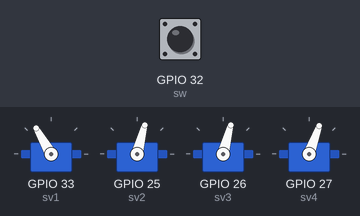
A sketch run on a simulated ESP32. Shown: 4 × servo. Inputs (shaded band) come from the test bench; at power-on: GPIO 32 (sw) LOW. Servo pulses on a pin are drawn as a servo (544–2400 µs = 0–180°).

Above: at 1.2 s.
1.3 s: GPIO 32 (sw) pulled HIGH for 0.15 s
At 1.7 s:
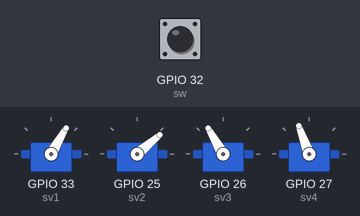
3.3 s: GPIO 32 (sw) pulled HIGH for 1 s
At 3.7 s:
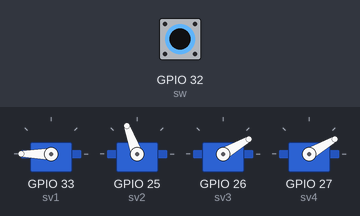
5.8 s: GPIO 32 (sw) pulled HIGH for 3.2 s
At 9.7 s:
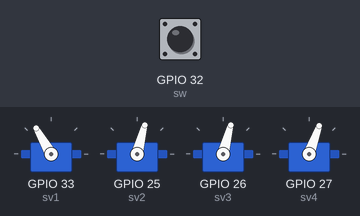
Timing chart, 0 to 11.2 s (numbered marks = the images above; inputs shaded):
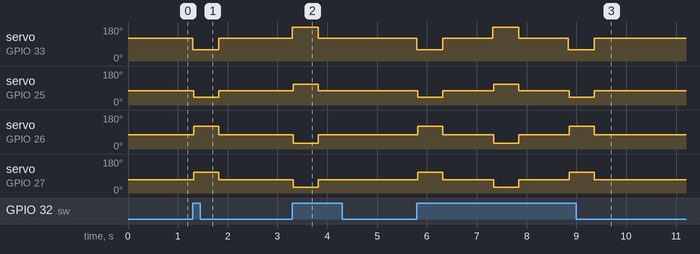

The sketch:

kachisys.ino
```cpp
/* サーボ群のピン設定 */
const int sv1 = 33;   /* 黒板 */
const int sv2 = 25;   /* 真ん中 */
const int sv3 = 26;   /* 廊下側 */
const int sv4 = 27;   /* 窓側 */

/* サーボの回転角設定 */
const int sv1_ON  = 60;
const int sv1_OFF = 180;
const int sv1_nomal = (sv1_ON + sv1_OFF) / 2;
const int sv2_ON  = 40;
const int sv2_OFF = 110;
const int sv2_nomal = (sv2_ON + sv2_OFF) / 2;
const int sv3_ON  = 120;
const int sv3_OFF = 30;
const int sv3_nomal = (sv3_ON + sv3_OFF) / 2;
const int sv4_ON  = 110;
const int sv4_OFF = 30;
const int sv4_nomal = (sv4_ON + sv4_OFF) / 2;

/* 全消しスイッチのピン設定 */
const int sw = 32;

uint32_t servoDegreeToDuty(double degree);  /* ぐり作デューティ比変換関数 */
void svRotate(int svNum, bool cond);        /* サーボ操作関数 */

void setup(){
  /* サーボ周りのセットアップ */
  ledcSetup(0,50,16); // 0 channel, 50 Hz, 16 bit
  ledcSetup(1,50,16);
  ledcSetup(2,50,16);
  ledcSetup(3,50,16);
  ledcAttachPin(sv1,0);
  ledcAttachPin(sv2,1);
  ledcAttachPin(sv3,2);
  ledcAttachPin(sv4,3);
  ledcWrite(0,servoDegreeToDuty(sv1_nomal));
  ledcWrite(1,servoDegreeToDuty(sv2_nomal));
  ledcWrite(2,servoDegreeToDuty(sv3_nomal));
  ledcWrite(3,servoDegreeToDuty(sv4_nomal));

  /* スイッチのセットアップ */
  pinMode(sw, INPUT);
}

void loop(){
  static bool now = 0;
  if(digitalRead(sw)){
    svRotate(5,!now);
    delay(1000);
    now = !now;
  }
}

uint32_t servoDegreeToDuty(double degree){
    if(degree < 0) degree = 0;
    if(degree > 180) degree = 180;
    return (uint32_t)(((degree / 180.0 ) * 0.0928 + 0.0272) * 65536.0);
}

void svRotate(int svNum, bool cond){
  switch(svNum){
    case 1:
      if(cond){
        ledcWrite(0,servoDegreeToDuty(sv1_ON));
        delay(500);
      }else{
        ledcWrite(0,servoDegreeToDuty(sv1_OFF));
        delay(500);
      }
      ledcWrite(0,servoDegreeToDuty(sv1_nomal));
      break;

    case 2:
      if(cond){
        ledcWrite(1,servoDegreeToDuty(sv2_ON));
        delay(500);
      }else{
        ledcWrite(1,servoDegreeToDuty(sv2_OFF));
        delay(500);
      }
      ledcWrite(1,servoDegreeToDuty(sv2_nomal));
      break;

    case 3:
      if(cond){
        ledcWrite(2,servoDegreeToDuty(sv3_ON));
        delay(500);
      }else{
        ledcWrite(2,servoDegreeToDuty(sv3_OFF));
        delay(500);
      }
      ledcWrite(2,servoDegreeToDuty(sv3_nomal));
      break;

    case 4:
      if(cond){
        ledcWrite(3,servoDegreeToDuty(sv4_ON));
        delay(500);
      }else{
        ledcWrite(3,servoDegreeToDuty(sv4_OFF));
        delay(500);
      }
      ledcWrite(3,servoDegreeToDuty(sv4_nomal));
      break;

    case 5:
      if(cond){
        ledcWrite(0,servoDegreeToDuty(sv1_ON));
        delay(5);
        ledcWrite(1,servoDegreeToDuty(sv2_ON));
        delay(5);
        ledcWrite(2,servoDegreeToDuty(sv3_ON));
        delay(5);
        ledcWrite(3,servoDegreeToDuty(sv4_ON));
        delay(5);
      }else{
        ledcWrite(0,servoDegreeToDuty(sv1_OFF));
        delay(5);
        ledcWrite(1,servoDegreeToDuty(sv2_OFF));
        delay(5);
        ledcWrite(2,servoDegreeToDuty(sv3_OFF));
        delay(5);
        ledcWrite(3,servoDegreeToDuty(sv4_OFF));
        delay(5);
      }
      delay(500);
      ledcWrite(0,servoDegreeToDuty(sv1_nomal));
      ledcWrite(1,servoDegreeToDuty(sv2_nomal));
      ledcWrite(2,servoDegreeToDuty(sv3_nomal));
      ledcWrite(3,servoDegreeToDuty(sv4_nomal));
      break;

    default:
      break;
  }
}
```

Measured:
- after the input at 1.3 s, servo on GPIO 33 (sv1): 120° → 60° at once, → 120° 0.52 s later; servo on GPIO 25 (sv2): 75° → 40° at once, → 75° 0.50 s later; servo on GPIO 26 (sv3): 75° → 120° at once, → 75° 0.50 s later; servo on GPIO 27 (sv4): 70° → 110° at once, → 70° 0.50 s later
- after the input at 3.3 s, servo on GPIO 33 (sv1): 120° → 180° at once, → 120° 0.52 s later; servo on GPIO 25 (sv2): 75° → 110° at once, → 75° 0.50 s later; servo on GPIO 26 (sv3): 75° → 30° at once, → 75° 0.50 s later; servo on GPIO 27 (sv4): 70° → 30° at once, → 70° 0.50 s later
- after the input at 5.8 s, servo on GPIO 33 (sv1): 120° → 60° at once, → 120° 0.52 s later, → 180° 1.0 s later, → 120° 0.52 s later, … (6 changes in this stretch); servo on GPIO 25 (sv2): 75° → 40° at once, → 75° 0.50 s later, → 110° 1.0 s later, → 75° 0.50 s later, … (6 changes in this stretch)
